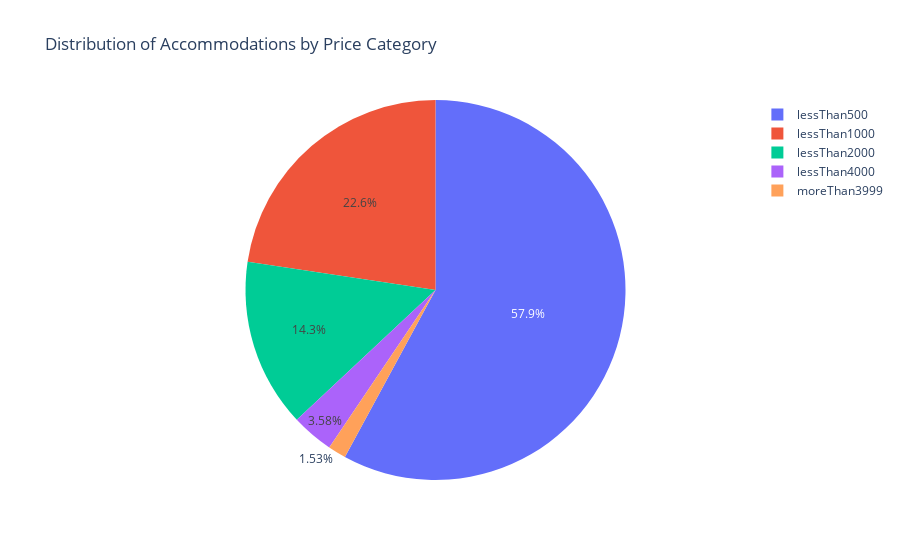

Notebook code cell kept with this figure:
### Code cell
airbnb_data['price'] = pd.to_numeric(airbnb_data['price'], errors='coerce')

bins = [0, 500, 1000, 2000, 4000, float('inf')]
labels = ['lessThan500', 'lessThan1000', 'lessThan2000', 'lessThan4000', 'moreThan3999']

airbnb_data['price_category'] = pd.cut(airbnb_data['price'], bins=bins, labels=labels, right=False)

price_counts = airbnb_data['price_category'].value_counts().reset_index()
price_counts.columns = ['price_category', 'count']
fig = px.pie(price_counts, 
             values='count', 
             names='price_category', 
             title='Distribution of Accommodations by Price Category')
fig.show()

### Figure 1 — Plotly figure (JSON) as saved in the notebook; plotly's stock layout.template omitted (floating-point values rounded to 4 significant figures)
{"data": [{"domain": {"x": [0, 1], "y": [0, 1]}, "hovertemplate": "price_category=%{label}<br>count=%{value}<extra></extra>", "labels": ["lessThan500", "lessThan1000", "lessThan2000", "lessThan4000", "moreThan3999"], "legendgroup": "", "name": "", "showlegend": true, "type": "pie", "values": [3477, 1359, 861, 215, 92]}], "layout": {"legend": {"tracegroupgap": 0}, "title": {"text": "Distribution of Accommodations by Price Category"}}}
